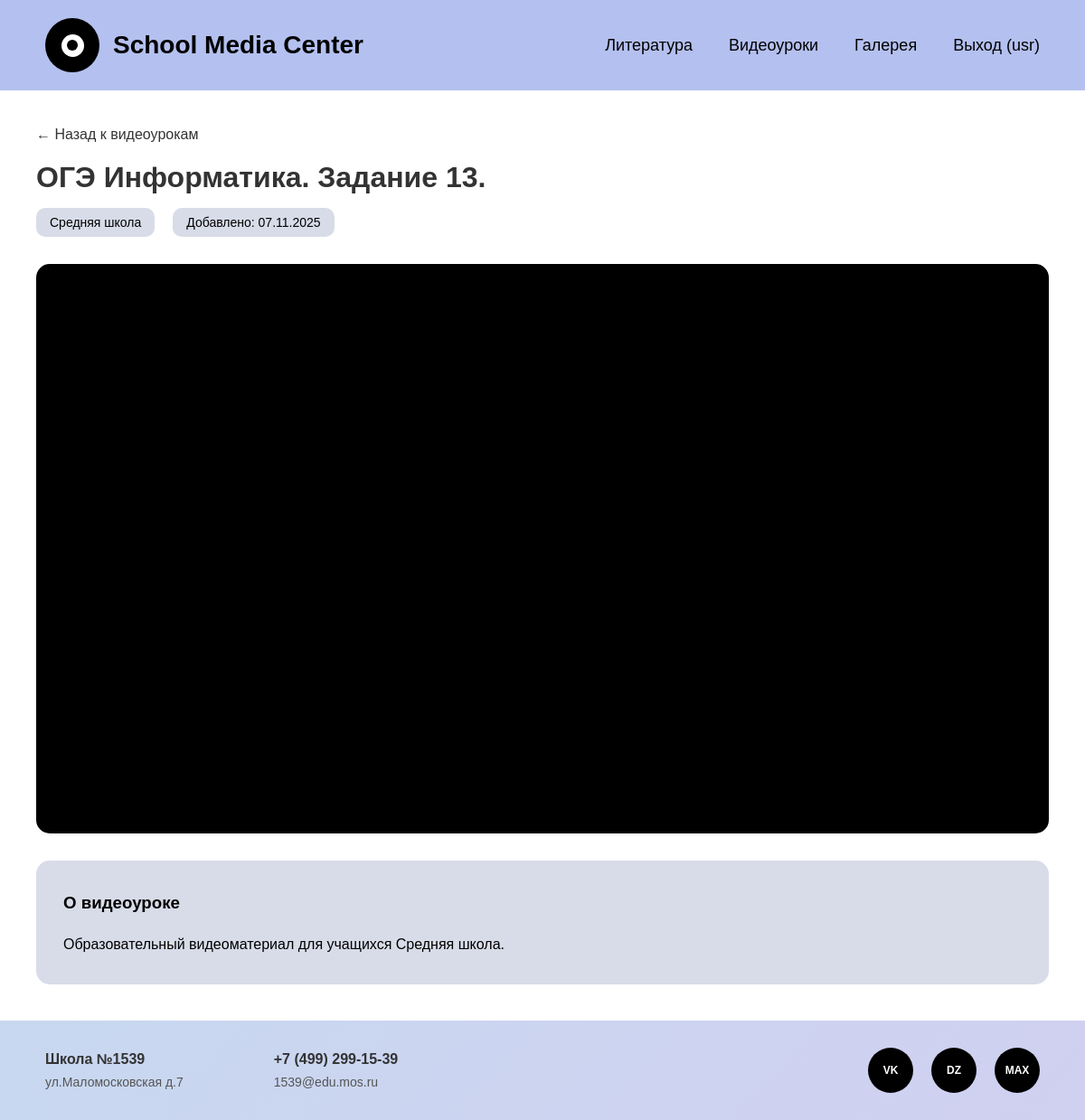
Screenshot of /videolessons/view/2/ (signed in) with the database file from the repository.
### media_center/models.py (models this page shows, shortened)
class User(AbstractUser):
    ROLES = [
        ('student', 'Ученик'),
        ('admin', 'Администратор'),
    ]
    role = models.CharField(max_length=10, choices=ROLES, default='student', verbose_name='Роль')
    class Meta:
        db_table = 'users'
        verbose_name = 'Пользователь'
        verbose_name_plural = 'Пользователи'

class VideoLesson(models.Model):
    group = models.ForeignKey(SchoolClass, on_delete=models.CASCADE, related_name='videos', verbose_name='Класс')
    title = models.CharField(max_length=200, verbose_name='Название')
    video_url = models.URLField(verbose_name='Ссылка на видео')
    created_at = models.DateTimeField(auto_now_add=True)
    class Meta:
        db_table = 'video_lessons'
        verbose_name = 'Видеоурок'
        verbose_name_plural = 'Видеоуроки'
        ordering = ['-created_at']

class SchoolClass(models.Model):
    name = models.CharField(max_length=100, verbose_name='Название класса')
    class Meta:
        db_table = 'groups'
        verbose_name = 'Учебный класс'
        verbose_name_plural = 'Учебные классы'

### media_center/views.py (the view)
# urls.py: path('videolessons/view/<int:video_id>/', views.video_view, name='video_view'),
@login_required(login_url='media_center:login')
def video_view(request, video_id):
    video = get_object_or_404(VideoLesson, id=video_id)
    context = get_context(request)
    context['video'] = video
    return render(request, 'video_view.html', context)

### media_center/views.py (called while the page is built)
def get_context(request):
    return {
        'school_name': 'Школа №1539',
        'address': 'ул.Маломосковская д.7',
        'phone': '+7 (499) 299-15-39',
        'email': '1539@edu.mos.ru',
        'is_authenticated': request.user.is_authenticated,
        'user': request.user if request.user.is_authenticated else None
    }

### media_center/templates/video_view.html (shortened to what this page needs)
<!DOCTYPE html>
<html lang="ru">
<head>
</head>
<body>
    <header class="header">
        <div class="logo-container">
            <div class="logo"></div>
            <a href="{% url 'media_center:index' %}" class="logo-text">School Media Center</a>
        </div>
        <nav class="nav">
            <a href="{% url 'media_center:literature_levels' %}">Литература</a>
            <a href="{% url 'media_center:video_levels' %}">Видеоуроки</a>
            <a href="{% url 'media_center:gallery_folders' %}">Галерея</a>
            {% if is_authenticated %}
                <a href="{% url 'media_center:logout' %}">Выход ({{ user.username }})</a>
            {% else %}
                <a href="{% url 'media_center:login' %}">Вход</a>
            {% endif %}
        </nav>
    </header>
    <main class="main-content">
        <a href="{% url 'media_center:video_levels' %}" class="back-link">← Назад к видеоурокам</a>
        <div class="video-header">
            <h1 class="video-title">{{ video.title }}</h1>
            <div class="video-meta">
                <span class="meta-item">{{ video.group.name }}</span>
                <span class="meta-item">Добавлено: {{ video.created_at|date:"d.m.Y" }}</span>
            </div>
        </div>
        <div class="video-container">
            <iframe src="{{ video.video_url }}" frameborder="0" allow="accelerometer; autoplay; clipboard-write; encrypted-media; gyroscope; picture-in-picture" allowfullscreen></iframe>
        </div>
        <div class="video-description">
            <h3 style="margin-bottom: 15px;">О видеоуроке</h3>
            <p>Образовательный видеоматериал для учащихся {{ video.group.name }}.</p>
        </div>
    </main>
    <footer class="footer">
        <div class="footer-info">
            <div class="footer-block">
                <h3>{{ school_name }}</h3>
                <p>{{ address }}</p>
            </div>
            <div class="footer-block">
                <h3>{{ phone }}</h3>
                <p>{{ email }}</p>
            </div>
        </div>
        <div class="social-icons">
            <a href="#" class="social-icon" title="VK">VK</a>
            <a href="#" class="social-icon" title="Dzen">DZ</a>
            <a href="#" class="social-icon" title="Max">MAX</a>
        </div>
    </footer>
</body>
</html>

### media_center/templates/video_view.html (style rules this page uses)
* { margin: 0; padding: 0; box-sizing: border-box; }
body { font-family: Arial, sans-serif; background-color: #ffffff; min-height: 100vh; display: flex; flex-direction: column; }
.header { background: #B4C0EF; padding: 20px 50px; display: flex; justify-content: space-between; align-items: center; }
.logo-container { display: flex; align-items: center; gap: 15px; }
.logo { width: 60px; height: 60px; background-color: #000; border-radius: 50%; display: flex; align-items: center; justify-content: center; position: relative; }
.logo::before { content: ''; width: 25px; height: 25px; background-color: #fff; border-radius: 50%; position: absolute; }
.logo::after { content: ''; width: 12px; height: 12px; background-color: #000; border-radius: 50%; position: absolute; }
.logo-text { font-size: 28px; font-weight: bold; color: #000; text-decoration: none; }
.nav { display: flex; gap: 40px; }
.nav a { color: #000; text-decoration: none; font-size: 18px; font-weight: 500; transition: opacity 0.3s; }
.main-content { flex: 1; padding: 40px; background-color: #FFFFFF; max-width: 1200px; margin: 0 auto; width: 100%; }
.back-link { display: inline-block; margin-bottom: 20px; color: #333; text-decoration: none; font-size: 16px; }
.video-header { margin-bottom: 30px; }
.video-title { font-size: 32px; margin-bottom: 15px; color: #333; }
.video-meta { display: flex; gap: 20px; flex-wrap: wrap; }
.meta-item { padding: 8px 15px; background-color: #D8DCE8; border-radius: 10px; font-size: 14px; }
.video-container { background-color: #000; border-radius: 15px; overflow: hidden; margin-bottom: 30px; position: relative; padding-bottom: 56.25%; height: 0; }
.video-container iframe { position: absolute; top: 0; left: 0; width: 100%; height: 100%; }
.video-description { background-color: #D8DCE8; padding: 30px; border-radius: 15px; line-height: 1.8; }
.footer { background: linear-gradient(135deg, #c8d8f0 0%, #d0d0f0 100%); padding: 30px 50px; display: flex; justify-content: space-between; align-items: center; }
.footer-info { display: flex; gap: 100px; }
.footer-block h3 { font-size: 16px; font-weight: bold; margin-bottom: 8px; color: #333; }
.footer-block p { font-size: 14px; color: #555; }
.social-icons { display: flex; gap: 20px; }
.social-icon { width: 50px; height: 50px; background-color: #000; border-radius: 50%; display: flex; align-items: center; justify-content: center; color: #fff; font-weight: bold; text-decoration: none; transition: transform 0.3s; font-size: 12px; }

### rows the page displays
User: username "usr"
VideoLesson: title "ОГЭ Информатика. Задание 13.", group.name "Средняя школа", created_at "07.11.2025"

### other values shown
{{ school_name }} "Школа №1539"
{{ address }} "ул.Маломосковская д.7"
{{ phone }} "+7 (499) 299-15-39"
{{ email }} "1539@edu.mos.ru"
